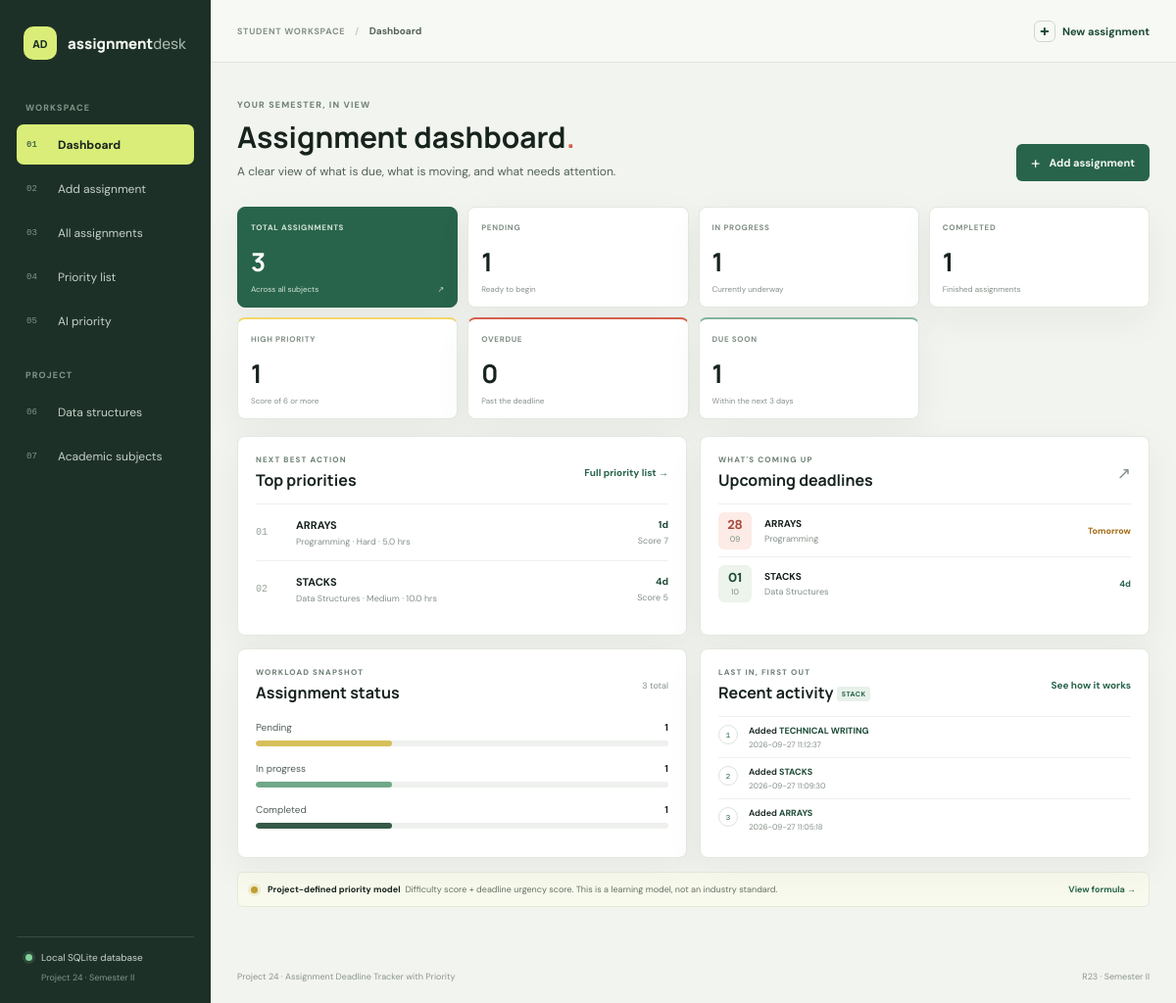
The page / on the database its author committed.
### tables this page shows
CREATE TABLE assignments (
                id INTEGER PRIMARY KEY AUTOINCREMENT,
                name TEXT NOT NULL,
                subject TEXT NOT NULL,
                description TEXT NOT NULL DEFAULT '',
                difficulty TEXT NOT NULL CHECK (difficulty IN ('Easy', 'Medium', 'Hard')),
                deadline TEXT NOT NULL,
                estimated_hours REAL NOT NULL CHECK (estimated_hours > 0),
                status TEXT NOT NULL CHECK (status IN ('Pending', 'In Progress', 'Completed')),
                created_at TEXT NOT NULL
            );

CREATE TABLE activity (
                id INTEGER PRIMARY KEY AUTOINCREMENT,
                action TEXT NOT NULL,
                assignment_name TEXT NOT NULL,
                created_at TEXT NOT NULL
            );

### app.py (the view)
@app.get("/")
def dashboard():
    assignments = list_assignments()
    priority_list = prioritize_assignments(assignments)
    counts = assignment_counts()
    counts["high_priority"] = sum(item["priority_score"] >= 6 for item in priority_list)
    return render_template(
        "dashboard.html",
        counts=counts,
        priority_list=priority_list[:4],
        upcoming=sorted(
            (item for item in annotate_assignments(assignments) if item["status"] != "Completed"),
            key=lambda item: (item["deadline"], item["name"].casefold()),
        )[:5],
        activities=activity_stack()[:5],
    )

### app.py (called while the page is built)
def activity_stack():
    return stack_recent_activity(recent_activity())

@app.context_processor
def inject_navigation_data():
    return {"subjects": SUBJECTS}

### data_structures.py (called while the page is built)
def stack_recent_activity(activities):
    stack = ActivityStack()
    for activity in reversed(activities):
        stack.push(activity)
    return stack.top_first()

    def push(self, item):
        self._items.append(item)

    def top_first(self):
        return list(reversed(self._items))

### database.py (called while the page is built)
def get_connection():
    DATABASE_PATH.parent.mkdir(parents=True, exist_ok=True)
    connection = sqlite3.connect(DATABASE_PATH)
    connection.row_factory = sqlite3.Row
    connection.execute("PRAGMA foreign_keys = ON")
    return connection

def list_assignments():
    with get_connection() as connection:
        rows = connection.execute(
            "SELECT * FROM assignments ORDER BY created_at DESC, id DESC"
        ).fetchall()
    return [dict(row) for row in rows]

def recent_activity(limit=8):
    with get_connection() as connection:
        rows = connection.execute(
            "SELECT * FROM activity ORDER BY id DESC LIMIT ?", (limit,)
        ).fetchall()
    return [dict(row) for row in rows]

def assignment_counts():
    today = date.today().isoformat()
    with get_connection() as connection:
        row = connection.execute(
            """SELECT COUNT(*) AS total,
                      SUM(status = 'Pending') AS pending,
                      SUM(status = 'In Progress') AS in_progress,
                      SUM(status = 'Completed') AS completed,
                      SUM(status != 'Completed' AND deadline < ?) AS overdue,
                      SUM(status != 'Completed' AND deadline >= ? AND deadline <= date(?, '+3 days')) AS due_soon
               FROM assignments""",
            (today, today, today),
        ).fetchone()
    return {key: row[key] or 0 for key in row.keys()}

### priority.py (called while the page is built)
def remaining_days(deadline, today=None):
    current_date = today or date.today()
    due_date = date.fromisoformat(deadline) if isinstance(deadline, str) else deadline
    return (due_date - current_date).days

def urgency_score(days_left):
    if days_left <= 0:
        return 5
    if days_left <= 2:
        return 4
    if days_left <= 5:
        return 3
    if days_left <= 7:
        return 2
    return 1

def annotate_assignments(assignments, today=None):
    return [enrich_assignment(item, today) for item in assignments]

### templates/dashboard.html
{% extends 'base.html' %}
{% block title %}Dashboard{% endblock %}{% block eyebrow %}Dashboard{% endblock %}
{% block content %}
<div class="page-heading heading-row">
  <div><p class="eyebrow">YOUR SEMESTER, IN VIEW</p><h1>Assignment dashboard<span class="heading-period">.</span></h1><p class="page-intro">A clear view of what is due, what is moving, and what needs attention.</p></div>
  <a class="button button-primary" href="{{ url_for('add_assignment') }}"><span aria-hidden="true">+</span> Add assignment</a>
</div>
<section class="stat-grid" aria-label="Assignment totals">
  <a class="stat-card stat-total" href="{{ url_for('assignments') }}"><span class="stat-label">TOTAL ASSIGNMENTS</span><strong>{{ counts.total }}</strong><span class="stat-foot">Across all subjects <span aria-hidden="true">↗</span></span></a>
  <a class="stat-card" href="{{ url_for('assignments', status='Pending') }}"><span class="stat-label">PENDING</span><strong>{{ counts.pending }}</strong><span class="stat-foot">Ready to begin</span></a>
  <a class="stat-card" href="{{ url_for('assignments', status='In Progress') }}"><span class="stat-label">IN PROGRESS</span><strong>{{ counts.in_progress }}</strong><span class="stat-foot">Currently underway</span></a>
  <a class="stat-card" href="{{ url_for('assignments', status='Completed') }}"><span class="stat-label">COMPLETED</span><strong>{{ counts.completed }}</strong><span class="stat-foot">Finished assignments</span></a>
  <a class="stat-card stat-attention" href="{{ url_for('assignments', priority='High') }}"><span class="stat-label">HIGH PRIORITY</span><strong>{{ counts.high_priority }}</strong><span class="stat-foot">Score of 6 or more</span></a>
  <a class="stat-card stat-overdue" href="{{ url_for('assignments', deadline_state='overdue') }}"><span class="stat-label">OVERDUE</span><strong>{{ counts.overdue }}</strong><span class="stat-foot">Past the deadline</span></a>
  <a class="stat-card stat-soon" href="{{ url_for('assignments', deadline_state='soon') }}"><span class="stat-label">DUE SOON</span><strong>{{ counts.due_soon }}</strong><span class="stat-foot">Within the next 3 days</span></a>
</section>
<div class="dashboard-grid">
  <section class="panel priority-panel">
    <div class="section-heading"><div><p class="eyebrow">NEXT BEST ACTION</p><h2>Top priorities</h2></div><a class="text-link" href="{{ url_for('priority_page') }}">Full priority list <span aria-hidden="true">→</span></a></div>
    {% if priority_list %}<div class="priority-mini-list">
      {% for item in priority_list %}<a class="priority-mini" href="{{ url_for('view_assignment', assignment_id=item.id) }}">
        <span class="rank-number">{{ '%02d'|format(item.rank) }}</span><span class="priority-mini-main"><strong>{{ item.name }}</strong><small>{{ item.subject }} · {{ item.difficulty }} · {{ item.estimated_hours|round(2) }} hrs</small></span>
        <span class="priority-mini-deadline"><b>{{ item.remaining_days if item.remaining_days >= 0 else item.remaining_days|abs }}{% if item.remaining_days >= 0 %}d{% else %}d late{% endif %}</b><small>Score {{ item.priority_score }}</small></span>
      </a>{% endfor %}
    </div>{% else %}<div class="empty-state"><span class="empty-mark">0</span><h3>Nothing needs prioritizing</h3><p>Add an assignment to build your live priority queue.</p><a class="text-link" href="{{ url_for('add_assignment') }}">Add your first assignment →</a></div>{% endif %}
  </section>
  <section class="panel upcoming-panel">
    <div class="section-heading"><div><p class="eyebrow">WHAT'S COMING UP</p><h2>Upcoming deadlines</h2></div><a class="icon-link" href="{{ url_for('assignments') }}" aria-label="View all assignments">↗</a></div>
    {% if upcoming %}<div class="upcoming-list">{% for item in upcoming %}<a class="upcoming-item" href="{{ url_for('view_assignment', assignment_id=item.id) }}"><span class="date-chip {% if item.remaining_days <= 2 %}date-chip-urgent{% endif %}"><b>{{ item.deadline[8:10] }}</b><small>{{ item.deadline[5:7] }}</small></span><span class="upcoming-copy"><strong>{{ item.name }}</strong><small>{{ item.subject }}</small></span><span class="due-label {% if item.remaining_days < 0 %}text-danger{% elif item.remaining_days <= 2 %}text-warning{% endif %}">{% if item.remaining_days < 0 %}{{ item.remaining_days|abs }}d late{% elif item.remaining_days == 0 %}Today{% elif item.remaining_days == 1 %}Tomorrow{% else %}{{ item.remaining_days }}d{% endif %}</span></a>{% endfor %}</div>
    {% else %}<div class="empty-inline">No upcoming deadlines. Your schedule is clear.</div>{% endif %}
  </section>
  <section class="panel status-panel">
    <div class="section-heading"><div><p class="eyebrow">WORKLOAD SNAPSHOT</p><h2>Assignment status</h2></div><span class="muted-count">{{ counts.total }} total</span></div>
    {% if counts.total %}<div class="status-bars">
      {% for label, value, class_name in [('Pending', counts.pending, 'bar-pending'), ('In progress', counts.in_progress, 'bar-progress'), ('Completed', counts.completed, 'bar-complete')] %}<div class="status-row"><div><span>{{ label }}</span><b>{{ value }}</b></div><div class="meter"><span class="{{ class_name }}" style="width: {{ (value * 100 / counts.total)|round|int }}%"></span></div></div>{% endfor %}
    </div>{% else %}<div class="empty-inline">Your status breakdown will appear after the first assignment.</div>{% endif %}
  </section>
  <section class="panel activity-panel">
    <div class="section-heading"><div><p class="eyebrow">LAST IN, FIRST OUT</p><h2>Recent activity <span class="stack-tag">STACK</span></h2></div><a class="text-link" href="{{ url_for('data_structures_page') }}">See how it works</a></div>
    {% if activities %}<div class="activity-list">{% for item in activities %}<div class="activity-item"><span class="activity-marker">{{ loop.index }}</span><span><strong>{{ item.action }} <em>{{ item.assignment_name }}</em></strong><small>{{ item.created_at|replace('T', ' ') }}</small></span></div>{% endfor %}</div>{% else %}<div class="empty-inline">Actions you take will appear here, newest first.</div>{% endif %}
  </section>
</div>
<div class="model-note"><span class="model-dot"></span><span><strong>Project-defined priority model</strong> &nbsp;Difficulty score + deadline urgency score. This is a learning model, not an industry standard.</span><a href="{{ url_for('priority_page') }}">View formula →</a></div>
{% endblock %}

### templates/base.html (shortened to what this page needs)
<!doctype html>
<html lang="en">
<head>
  <link rel="stylesheet" href="{{ url_for('static', filename='css/style.css') }}">
</head>
<body>
  <div class="app-shell">
    <aside class="sidebar">
      <a class="brand" href="{{ url_for('dashboard') }}" aria-label="Assignment Desk home">
        <span class="brand-mark">AD</span><span>assignment<span class="brand-light">desk</span></span>
      </a>
      <div class="sidebar-label">WORKSPACE</div>
      <nav class="main-nav" aria-label="Main navigation">
        <a class="nav-link {% if request.path == '/' %}is-active{% endif %}" href="{{ url_for('dashboard') }}"><span class="nav-index">01</span>Dashboard</a>
        <a class="nav-link {% if request.path == '/assignments/new' %}is-active{% endif %}" href="{{ url_for('add_assignment') }}"><span class="nav-index">02</span>Add assignment</a>
        <a class="nav-link {% if request.path == '/assignments' or request.path.startswith('/assignments/') %}is-active{% endif %}" href="{{ url_for('assignments') }}"><span class="nav-index">03</span>All assignments</a>
        <a class="nav-link {% if request.path == '/priority' %}is-active{% endif %}" href="{{ url_for('priority_page') }}"><span class="nav-index">04</span>Priority list</a>
        <a class="nav-link {% if request.path == '/ai-priority' %}is-active{% endif %}" href="{{ url_for('ai_priority_page') }}"><span class="nav-index">05</span>AI priority</a>
      </nav>
      <div class="sidebar-label learning-label">PROJECT</div>
      <nav class="main-nav" aria-label="Project sections">
        <a class="nav-link {% if request.path == '/data-structures' %}is-active{% endif %}" href="{{ url_for('data_structures_page') }}"><span class="nav-index">06</span>Data structures</a>
        <a class="nav-link {% if request.path == '/academic-subjects' %}is-active{% endif %}" href="{{ url_for('academic_subjects') }}"><span class="nav-index">07</span>Academic subjects</a>
      </nav>
      <div class="sidebar-bottom">
        <span class="status-dot"></span><span>Local SQLite database</span>
        <small>Project 24 · Semester II</small>
      </div>
    </aside>
    <main class="main-panel">
      <header class="topbar">
        <div class="breadcrumb"><span>STUDENT WORKSPACE</span><span class="breadcrumb-slash">/</span><strong>{% block eyebrow %}Overview{% endblock %}</strong></div>
        <a class="topbar-action" href="{{ url_for('add_assignment') }}"><span aria-hidden="true">+</span> New assignment</a>
      </header>
      <section class="page-content">
        {% block content %}{% endblock %}
      </section>
      <footer class="page-footer"><span>Project 24 · Assignment Deadline Tracker with Priority</span><span>R23 · Semester II</span></footer>
    </main>
  </div>
</body>
</html>

### rows shown on the page
assignments: rank "01", name "ARRAYS", subject "Programming", difficulty "Hard", estimated_hours "5.0", remaining_days "1", priority_score "7", deadline "28", deadline "09", shows "Tomorrow"
assignments: rank "02", name "STACKS", subject "Data Structures", difficulty "Medium", estimated_hours "10.0", remaining_days "4", priority_score "5", deadline "01", deadline "10"
assignments: status "Completed", value "1", {{ (value * 100 / counts.total)|round|int }} 33 (drawn)
activity: action "Added", assignment_name "TECHNICAL WRITING", created_at "2026-09-27 11:12:37"
activity: action "Added", assignment_name "STACKS", created_at "2026-09-27 11:09:30"
activity: action "Added", assignment_name "ARRAYS", created_at "2026-09-27 11:05:18"

### other values the page prints
{{ counts.total }} "3"
{{ counts.pending }} "1"
{{ counts.in_progress }} "1"
{{ counts.completed }} "1"
{{ counts.high_priority }} "1"
{{ counts.overdue }} "0"
{{ counts.due_soon }} "1"
{{ label }} "Pending" "In progress"
{{ value }} "1" "1"
